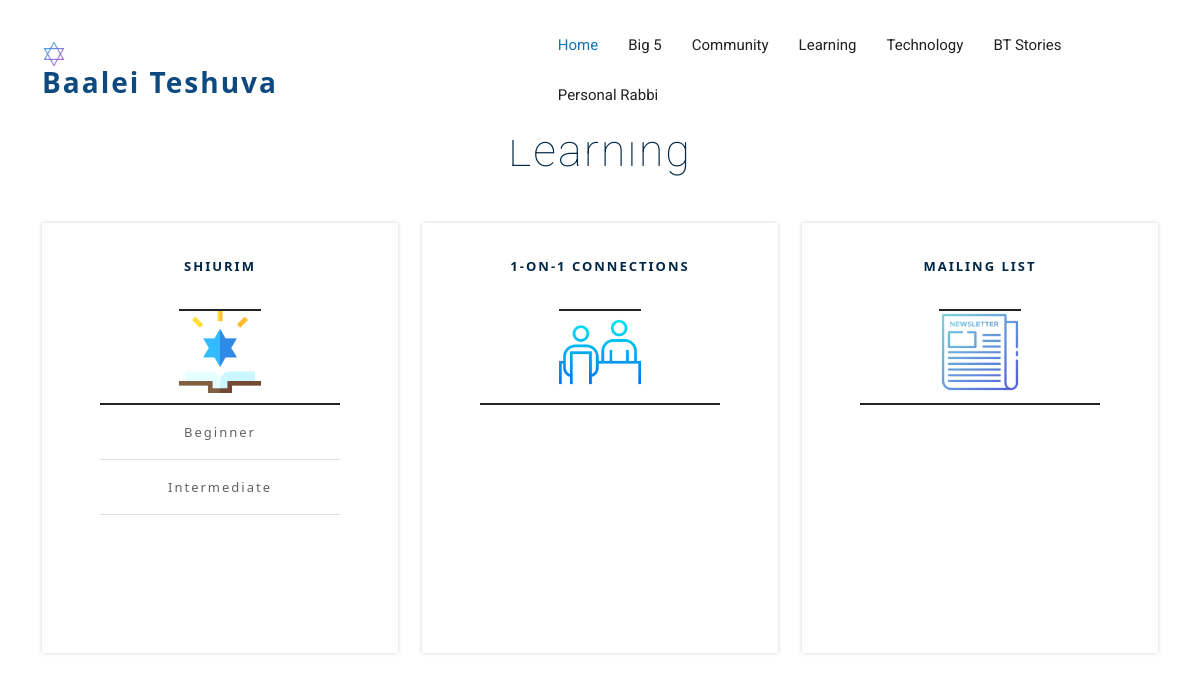
The app's page /learning/, older data.
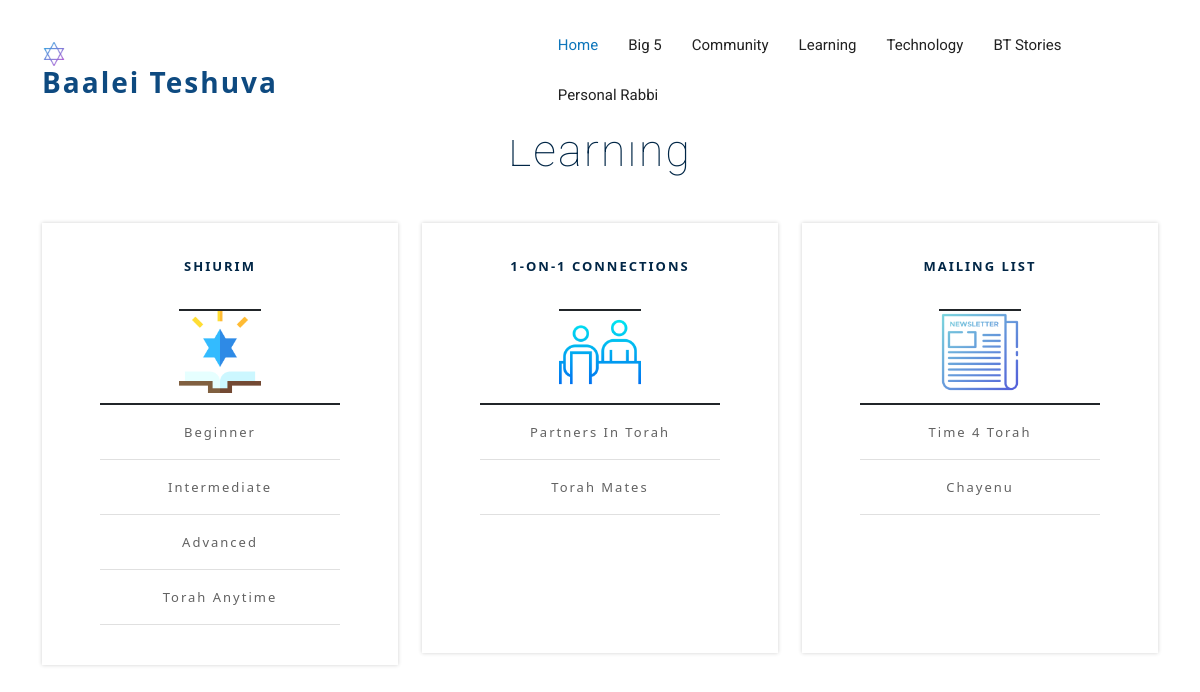
The same page, newer data.
### baaleit/models.py (models this page shows, shortened)
class Learning(models.Model):
  nameChoices = (('Shiurim', 'shiurim'), ('1-on-1 Connections', '1-on-1 connections'), ('Mailing List', 'mailing list'))
  name = models.CharField(max_length=60, choices=nameChoices)
  namesub = models.CharField(max_length=60, default='Empty')
  link = models.URLField(max_length = 200, default='No Link')
  submenu = models.BooleanField(default=False)
  class Meta:
    verbose_name_plural = 'Learning'

### baaleit/views.py (the view)
# urls.py: path('learning/', views.learning, name='learning'),
def learning(request):
  learning = Learning.objects.all()
  sublinklearning = SublinkLearning.objects.all()
  return render(request, 'learning.html', {'learning':learning, 'sublinklearning':sublinklearning})

### baaleit/templates/learning.html (shortened to what this page needs)
{% extends 'base.html' %}
{% load static %}
{% block content %}
<section id="pricing" class="padd-section text-cente">
  <div class="container" data-aos="fade-up">
    <div class="section-title text-center">
      <h2>Learning</h2>
    </div>
    <div class="row" data-aos="fade-up" data-aos-delay="100">
      <div class="col-md-6 col-lg-4">
        <div class="block-pricing">
          <div class="table">
            <h4>Shiurim</h4>
            <img src="{% static 'assets/img/talmud.png' %}" style="width: 25%;" class="img-fluid" alt="">
            <ul class="list-unstyled">
              {% for thing in learning %}
              {% if thing.name == 'Shiurim' and thing.submenu == True%}
              <a href="./learningtopic/{{thing.id}}"><li>{{thing.namesub}}</li></a>
              {% elif thing.name == 'Shiurim' and thing.submenu == False %}
              <a href="{{thing.link}}"><li>{{thing.namesub}}</li></a>
              {% endif %}
              {% endfor %}
            </ul>
          </div>
        </div>
      </div>
      <div class="col-md-6 col-lg-4">
        <div class="block-pricing">
          <div class="table">
            <h4>1-on-1 Connections</h4>
            <img src="{% static 'assets/img/interview.png' %}" style="width: 25%;" class="img-fluid" alt="">
            <ul class="list-unstyled">
              {% for thing in learning %}
              {% if thing.name == '1-on-1 Connections' and thing.submenu == True%}
              <a href="./learningtopic/{{thing.id}}"><li>{{thing.namesub}}</li></a>
              {% elif thing.name == '1-on-1 Connections' and thing.submenu == False %}
              <a href="{{thing.link}}"><li>{{thing.namesub}}</li></a>
              {% endif %}
              {% endfor %}
            </ul>
          </div>
        </div>
      </div>
      <div class="col-md-6 col-lg-4">
        <div class="block-pricing">
          <div class="table">
            <h4>Mailing List</h4>
            <img src="{% static 'assets/img/newsletter.png' %}" style="width: 25%;" class="img-fluid" alt="">
            <ul class="list-unstyled">
              {% for thing in learning %}
              {% if thing.name == 'Mailing List' and thing.submenu == True%}
              <a href="./learningtopic/{{thing.id}}"><li>{{thing.namesub}}</li></a>
              {% elif thing.name == 'Mailing List' and thing.submenu == False %}
              <a href="{{thing.link}}"><li>{{thing.namesub}}</li></a>
              {% endif %}
              {% endfor %}
            </ul>
          </div>
        </div>
      </div>
    </div>
  </div>
</section>
{% endblock %}

Row changes from the older to the newer data that the page shows:
added Learning: namesub "Advanced", shown under "SHIURIM"
added Learning: namesub "Torah Anytime", shown under "SHIURIM"
added Learning: namesub "Partners In Torah", shown under "1-ON-1 CONNECTIONS"
added Learning: namesub "Torah Mates", shown under "1-ON-1 CONNECTIONS"
added Learning: namesub "Time 4 Torah", shown under "MAILING LIST"
added Learning: namesub "Chayenu", shown under "MAILING LIST"
